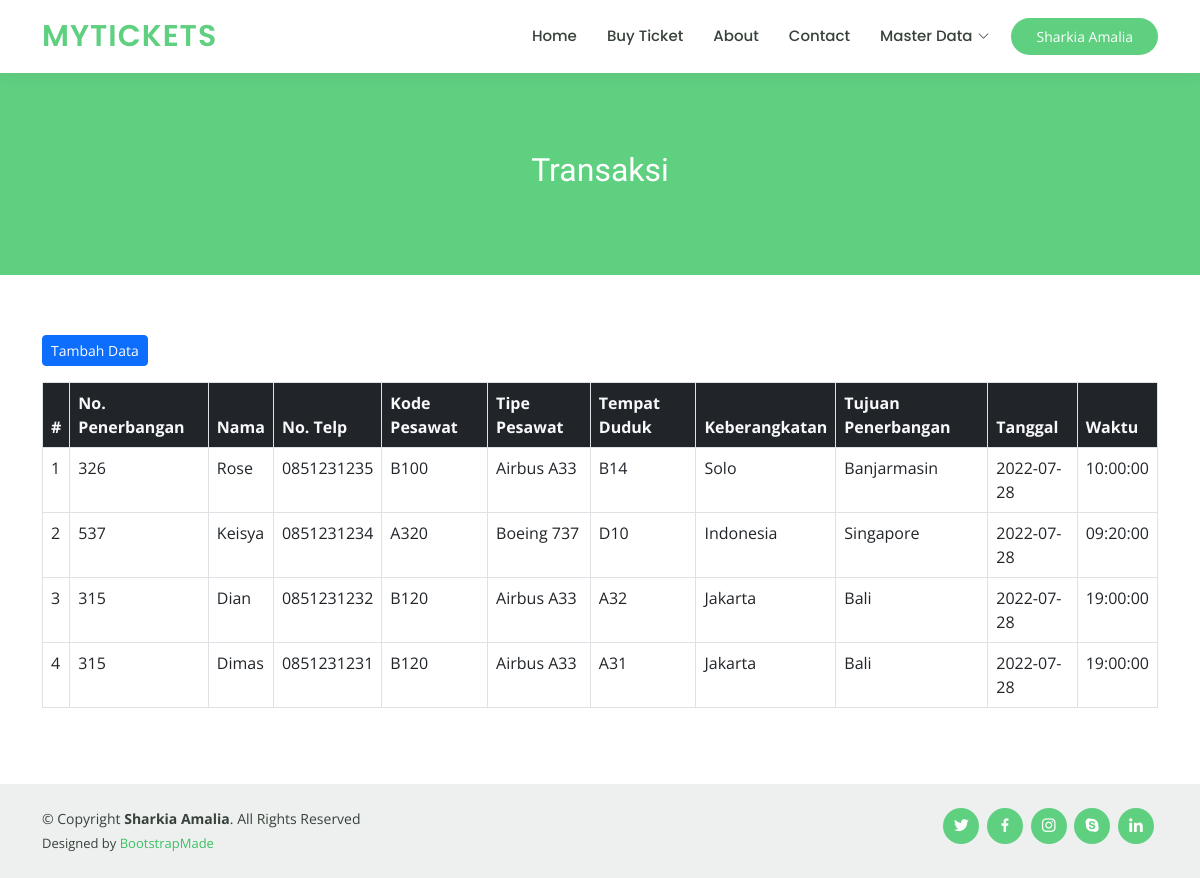
Page /index.php?page=transaksi (signed in) on the committed database.
### tables this page shows
CREATE TABLE `user_flights` (
  `id` int(11) NOT NULL,
  `user_id` int(11) NOT NULL,
  `flight_id` int(11) NOT NULL,
  `seat` varchar(4) NOT NULL
);

CREATE TABLE `flights` (
  `id` int(11) NOT NULL,
  `flight_no` varchar(10) NOT NULL,
  `plane_id` int(11) NOT NULL,
  `arrival` varchar(20) NOT NULL,
  `departure` varchar(20) NOT NULL,
  `date` date NOT NULL,
  `time` time NOT NULL
);

CREATE TABLE `users` (
  `id` int(11) NOT NULL,
  `name` varchar(30) NOT NULL,
  `phone` varchar(14) NOT NULL
);

CREATE TABLE `planes` (
  `id` int(11) NOT NULL,
  `code` varchar(50) NOT NULL,
  `type` varchar(50) NOT NULL
);

### models/User_Flight_M.php (called while the page is built, shortened)
<?php
class UserFlight
{
    private $koneksi;
    public function __construct()
    {
        global $dbh;
        $this->koneksi = $dbh;
    }
    public function dataBooking()
    {
        $sql = "SELECT f.flight_no, u.name, u.phone, p.code, p.type, t.seat, f.arrival, f.departure, f.date, f.time FROM user_flights t
        INNER JOIN flights f ON f.id = t.flight_id
        INNER JOIN users u on u.id = t.user_id
        INNER JOIN planes p on p.id = f.plane_id
        ORDER BY t.id DESC";
        $ps = $this->koneksi->prepare($sql);
        $ps->execute();
        $rs = $ps->fetchAll();
        return $rs;
    }
}

### transaksi.php (the view)
<?php
$model = new UserFlight();
$data_booking = $model->dataBooking();
?>
<div class="breadcrumbs" data-aos="fade-in">
    <div class="container py-5">
        <h2>Transaksi</h2>
    </div>
</div>
<section id="transactions" class="transactions">
    <div class="container" data-aos="fade-up">
        <a class="btn btn-primary btn-sm mb-3" href="" role="button" title="Tambah Data">
            Tambah Data
        </a>
        <table class="table table-bordered table-hover" id="myTable">
            <thead class="bg-dark text-light">
                <tr>
                    <th>#</th>
                    <th>No. Penerbangan</th>
                    <th>Nama</th>
                    <th>No. Telp</th>
                    <th>Kode Pesawat</th>
                    <th>Tipe Pesawat</th>
                    <th>Tempat Duduk</th>
                    <th>Keberangkatan</th>
                    <th>Tujuan Penerbangan</th>
                    <th>Tanggal</th>
                    <th>Waktu</th>
                </tr>
            </thead>
            <tbody>
                <?php
                $no = 1;
                foreach ($data_booking as $row) {
                ?>
                    <tr>
                        <td><?= $no++ ?></td>
                        <td><?= $row['flight_no'] ?></td>
                        <td><?= $row['name'] ?></td>
                        <td><?= $row['phone'] ?></td>
                        <td><?= $row['code'] ?></td>
                        <td><?= $row['type'] ?></td>
                        <td><?= $row['seat'] ?></td>
                        <td><?= $row['arrival'] ?></td>
                        <td><?= $row['departure'] ?></td>
                        <td><?= $row['date'] ?></td>
                        <td><?= $row['time'] ?></td>
                    </tr>
                    <?php } ?>
            </tbody>
        </table>
    </div>
</section>

### header.php (shortened to what this page needs)
<?php
if (isset($_SESSION['ADMIN'])) {
    $sesi = $_SESSION['ADMIN'];
}
?>
<!DOCTYPE html>
<html lang="en">
<head>
    <link href="assets/vendor/animate.css/animate.min.css" rel="stylesheet">
    <link href="assets/vendor/aos/aos.css" rel="stylesheet">
    <link href="assets/vendor/bootstrap/css/bootstrap.min.css" rel="stylesheet">
    <link href="assets/vendor/bootstrap-icons/bootstrap-icons.css" rel="stylesheet">
    <link href="assets/vendor/boxicons/css/boxicons.min.css" rel="stylesheet">
    <link href="assets/vendor/remixicon/remixicon.css" rel="stylesheet">
    <link href="assets/vendor/swiper/swiper-bundle.min.css" rel="stylesheet">
    <link href="assets/css/style.css" rel="stylesheet">
    <link rel="stylesheet" href="https://cdn.datatables.net/1.13.1/css/dataTables.bootstrap5.min.css">
</head>
<body>
    <header id="header" class="fixed-top">
        <div class="container d-flex align-items-center">
            <h1 class="logo me-auto"><a href="index.php">myTickets</a></h1>
            <nav id="navbar" class="navbar order-last order-lg-0">
                <ul>
                    <li><a class="<?php if ($_REQUEST && $_REQUEST['page'] == 'home') : ?>active<?php endif; ?>" href="index.php">Home</a></li>
                    <li><a class="<?php if ($_REQUEST && $_REQUEST['page'] == 'ticket') echo 'active' ?>" href="index.php?page=ticket">Buy Ticket</a></li>
                    <li><a class="<?php if ($_REQUEST && $_REQUEST['page'] == 'about') echo 'active' ?>" href="index.php?page=about">About</a></li>
                    <li><a class="<?php if ($_REQUEST && $_REQUEST['page'] == 'contact') echo 'active' ?>" href="index.php?page=contact">Contact</a></li>
                    <?php
                    if (isset($sesi)) {
                    ?>
                        <li class="dropdown"><a href="#"><span>Master Data</span> <i class="bi bi-chevron-down"></i></a>
                        </li>
                    <?php } ?>
                </ul>
            </nav>
            <?php
            if (!isset($sesi)) {
            ?>
                <a href="index.php?page=login" class="get-started-btn">Login</a>
            <?php } else { ?>
                <a class="get-started-btn"><?= $sesi['fullname'] ?></a>
            <?php } ?>
        </div>
    </header>

### index.php (shortened to what this page needs)
<?php
include_once 'core/database.php';
include_once 'models/User_Flight_M.php';
include_once 'header.php';
if ($_REQUEST) {
    if (isset($_REQUEST['page'])) {
        $page = $_REQUEST['page'];
        if (!empty($page)) {
            include_once $page . '.php';
        } else {
            include_once 'home.php';
        }
    }
} else {
    $page = 'home';
    include_once $page .'.php';
}
include_once 'footer.php';

### footer.php (shortened to what this page needs)
<footer id="footer">
    <div class="container d-md-flex py-4">
        <div class="me-md-auto text-center text-md-start">
            <div class="copyright">
                &copy; Copyright <strong><span>Sharkia Amalia</span></strong>. All Rights Reserved
            </div>
            <div class="credits">
                Designed by <a href="https://bootstrapmade.com/">BootstrapMade</a>
            </div>
        </div>
        <div class="social-links text-center text-md-right pt-3 pt-md-0">
            <a href="#" class="twitter"><i class="bx bxl-twitter"></i></a>
            <a href="#" class="facebook"><i class="bx bxl-facebook"></i></a>
            <a href="#" class="instagram"><i class="bx bxl-instagram"></i></a>
            <a href="#" class="google-plus"><i class="bx bxl-skype"></i></a>
            <a href="#" class="linkedin"><i class="bx bxl-linkedin"></i></a>
        </div>
    </div>
</footer>
</body>
</html>

### assets/css/style.css (style rules this page uses)
body { font-family: "Open Sans", sans-serif; color: #444444; }
a { color: #5fcf80; text-decoration: none; }
h1, h2, h3, h4, h5, h6 { font-family: "Raleway", sans-serif; }
#header { background: #fff; transition: all 0.5s; z-index: 997; padding: 15px 0; box-shadow: 0px 0 18px rgba(55, 66, 59, 0.08); }
#header .logo { font-size: 30px; margin: 0; padding: 0; line-height: 1; font-weight: 600; letter-spacing: 1px; text-transform: uppercase; font-family: "Poppins", sans-serif; }
#header .logo a { color: #5fcf80; }
.get-started-btn { margin-left: 22px; background: #5fcf80; color: #fff; border-radius: 50px; padding: 8px 25px; white-space: nowrap; transition: 0.3s; font-size: 14px; display: inline-block; }
.navbar { padding: 0; }
.navbar ul { margin: 0; padding: 0; display: flex; list-style: none; align-items: center; }
.navbar li { position: relative; }
.navbar a, .navbar a:focus { display: flex; align-items: center; justify-content: space-between; padding: 10px 0 10px 30px; font-family: "Poppins", sans-serif; font-size: 15px; font-weight: 500; color: #37423b; white-space: nowrap; transition: 0.3s; }
.navbar a i, .navbar a:focus i { font-size: 12px; line-height: 0; margin-left: 5px; }
section { padding: 60px 0; overflow: hidden; }
.breadcrumbs { margin-top: 73px; text-align: center; background: #5fcf80; padding: 30px 0; color: #fff; }
.breadcrumbs h2 { font-size: 32px; font-weight: 500; }
#footer { color: #37423b; font-size: 14px; background: #eef0ef; }
#footer .credits { padding-top: 5px; font-size: 13px; }
#footer .credits a { color: #3ac162; transition: 0.3s; }
#footer .social-links a { font-size: 18px; display: inline-block; background: #5fcf80; color: #fff; line-height: 1; padding: 8px 0; margin-right: 4px; border-radius: 50%; text-align: center; width: 36px; height: 36px; transition: 0.3s; }

### rows in the picture
user_flights: flight.flight_no "326", user.name "Rose", user.phone "0851231235", planes.code "B100", planes.type "Airbus A33", seat "B14", flight.arrival "Solo", flight.departure "Banjarmasin", flight.date "2022-07-28", flight.time "10:00:00"
user_flights: flight.flight_no "537", user.name "Keisya", user.phone "0851231234", planes.code "A320", planes.type "Boeing 737", seat "D10", flight.arrival "Indonesia", flight.departure "Singapore", flight.date "2022-07-28", flight.time "09:20:00"
user_flights: flight.flight_no "315", user.name "Dian", user.phone "0851231232", planes.code "B120", planes.type "Airbus A33", seat "A32", flight.arrival "Jakarta", flight.departure "Bali", flight.date "2022-07-28", flight.time "19:00:00"
user_flights: flight.flight_no "315", user.name "Dimas", user.phone "0851231231", planes.code "B120", planes.type "Airbus A33", seat "A31", flight.arrival "Jakarta", flight.departure "Bali", flight.date "2022-07-28", flight.time "19:00:00"

### other values in the picture
$sesi['fullname'] "Sharkia Amalia"
